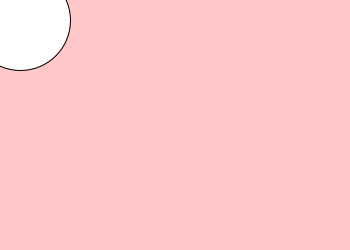
Frame 1 (no input)
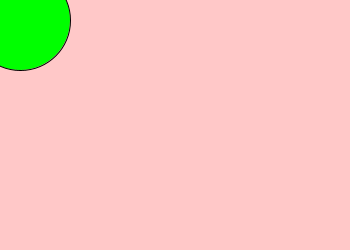
Frame 60 (the mouse pressed at the canvas centre just before this capture)
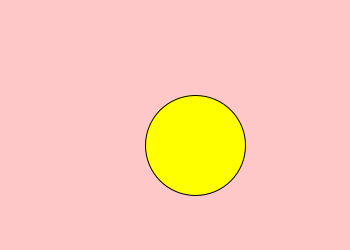
Frame 120 (the mouse held since frame 60 and released just before this capture)

The Processing sketch that drew these frames (run headless with seeded random() and noise(); from frame 60 on, the mouse is pressed at the canvas centre):

// Processing sketch: processing_106923
// ── processing_106923.pde

void setup() {  //setup function called initially, only once
  size(350, 250); 
 }
void draw() {  //draw function loops 

    background(255,200,200);
    ellipse(20+mouseX,20+mouseY,100,100);
 
  
  if (mousePressed ){
      fill(255,255,0);
  }
  else {
      fill(0,255,0);
  }
  
}
